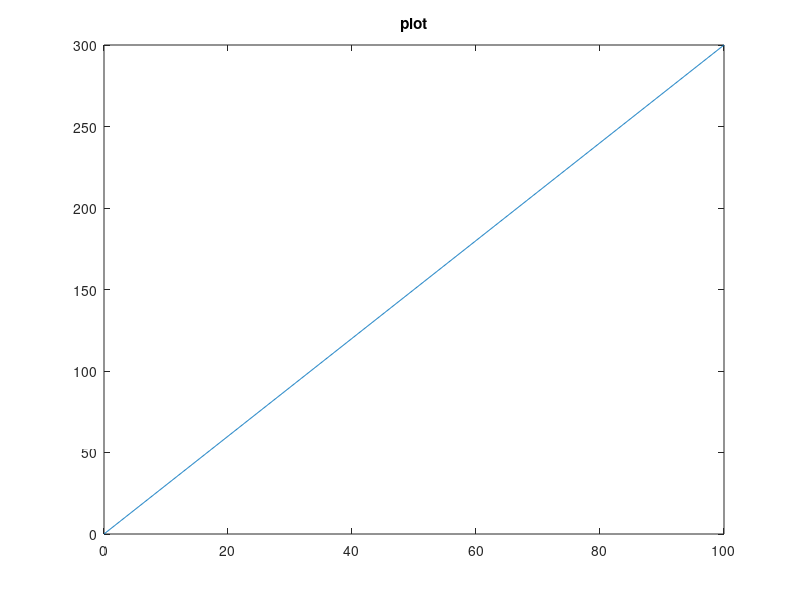
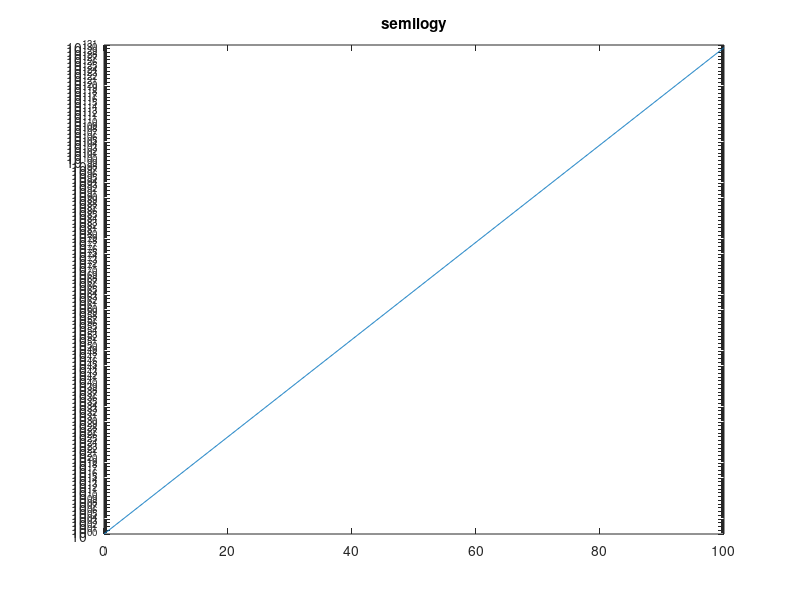
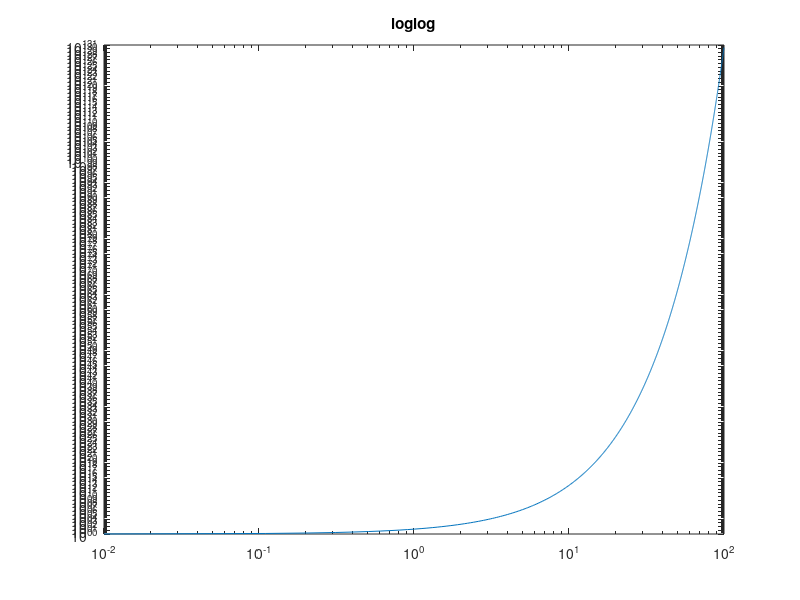
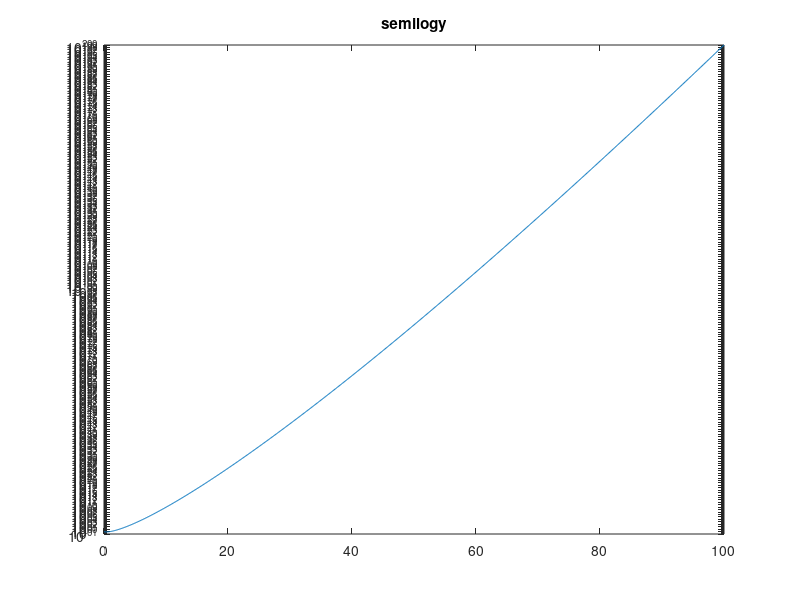

Reproduce these figures in MATLAB, in order.
close all

n_pts=1000;
xx=linspace(0.01, 100,n_pts);

functs=zeros(n_pts, 4);
functs(:,1)=exp(3*xx);
functs(:,2)=xx.^xx;
functs(:,3)=log(xx);
functs(:,4)=3*xx;

for k= 1:4
    figure(1)
    plot(xx,functs(:,k))
    title('plot')
    figure()
    semilogx(xx,functs(:,k))
    title('semilogx')
    figure()
    semilogy(xx,functs(:,k))
    title('semilogy')
    figure()
    loglog(xx,functs(:,k))
    title('loglog')
    pause
end